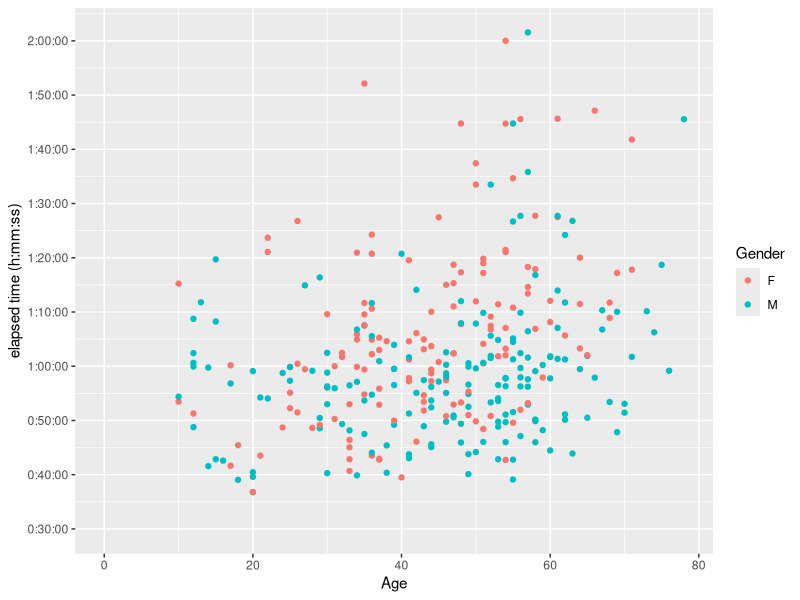

Generate this figure with R:
library(ggplot2)

timestr <- function(elapsed) {
  seconds <- elapsed
  hours <- as.integer(seconds / 3600)
  seconds <- seconds - hours * 3600
  minutes <- as.integer(seconds / 60)
  seconds <- round(seconds - minutes * 60, digits=2)
  
  minute_prefix <- ifelse(minutes < 10, "0", "")
  minutes <- paste0(minute_prefix, minutes)
  second_prefix <- ifelse(seconds < 10, "0", "")
  seconds <- paste0(second_prefix, seconds)
  
  time <- paste(hours, minutes, seconds, sep=":")
  return(time)
}

data10k <- read.table("data/processed_10k.txt", sep="\t", stringsAsFactors=F)
names(data10k) <- c("Place", "Bib", "FirstName", "LastName", "Gender", "City", "State", "Country", "ClockTime", "ChipTime", "Pace", "Age", "AgePercent", "DivisionPlace", "Division")
hoursMinutesSeconds <- strsplit(data10k$ClockTime, ":")
data10k$Time <- sapply(hoursMinutesSeconds, function(hms) Reduce(function(acc, x) as.numeric(acc) * 60 + as.numeric(x), hms ))
time_ticks <- seq(0, max(data10k$Time), 10 * 60)

plot <-
  ggplot(data10k, aes(x = Age, y = Time, color=Gender)) +
  expand_limits(x = 0, y = 30*60) +
  scale_y_continuous(breaks = time_ticks, labels = timestr(time_ticks), name = "elapsed time (h:mm:ss)") + 
  geom_point()
